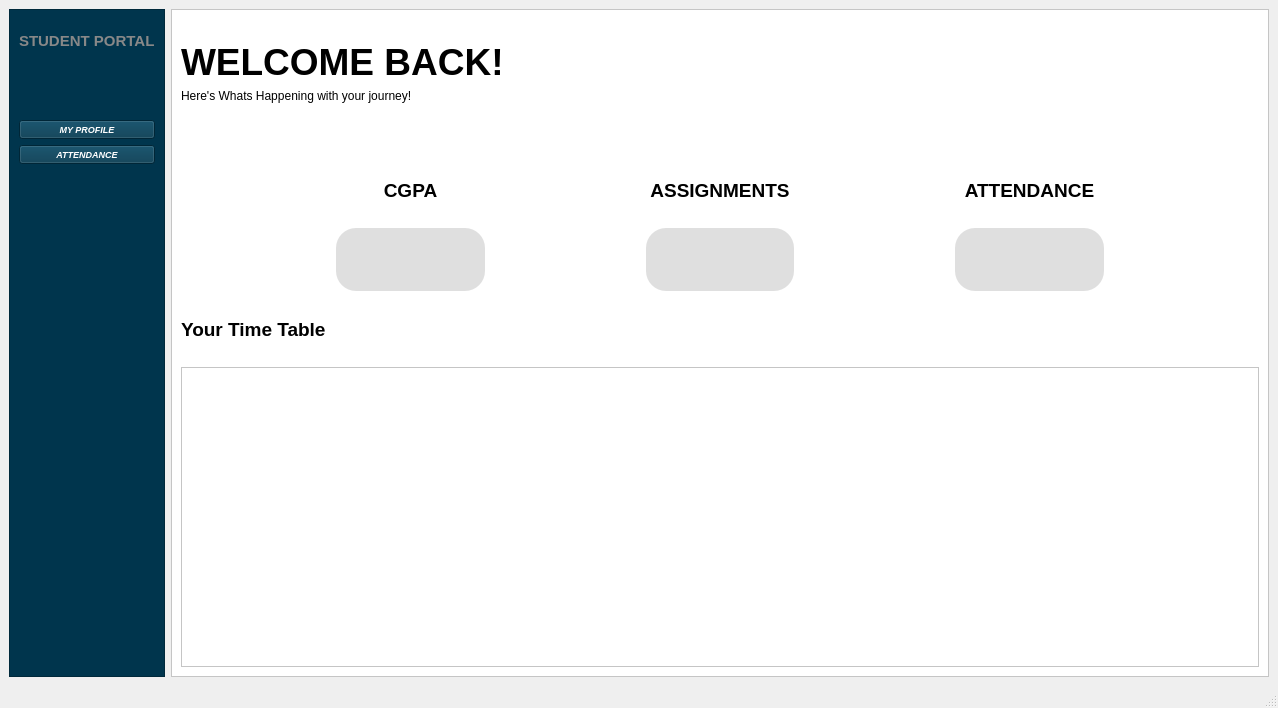
<?xml version="1.0" encoding="UTF-8"?>
<ui version="4.0">
 <class>Dashboard</class>
 <widget class="QMainWindow" name="Dashboard">
  <property name="geometry">
   <rect>
    <x>0</x>
    <y>0</y>
    <width>1278</width>
    <height>708</height>
   </rect>
  </property>
  <property name="windowTitle">
   <string>MainWindow</string>
  </property>
  <widget class="QWidget" name="centralwidget">
   <layout class="QHBoxLayout" name="horizontalLayout">
    <item>
     <widget class="QFrame" name="frame">
      <property name="maximumSize">
       <size>
        <width>160</width>
        <height>16777215</height>
       </size>
      </property>
      <property name="styleSheet">
       <string notr="true">background-color: rgb(0,53,77)</string>
      </property>
      <property name="frameShape">
       <enum>QFrame::Shape::StyledPanel</enum>
      </property>
      <property name="frameShadow">
       <enum>QFrame::Shadow::Raised</enum>
      </property>
      <layout class="QVBoxLayout" name="verticalLayout">
       <item>
        <widget class="QLabel" name="label">
         <property name="font">
          <font>
           <pointsize>11</pointsize>
           <bold>true</bold>
          </font>
         </property>
         <property name="styleSheet">
          <string notr="true">
color: rgb(136, 136, 136);</string>
         </property>
         <property name="text">
          <string>STUDENT PORTAL</string>
         </property>
         <property name="scaledContents">
          <bool>true</bool>
         </property>
        </widget>
       </item>
       <item>
        <widget class="QLabel" name="label_2">
         <property name="text">
          <string/>
         </property>
        </widget>
       </item>
       <item>
        <widget class="QPushButton" name="pushButton">
         <property name="font">
          <font>
           <pointsize>7</pointsize>
           <italic>true</italic>
           <bold>true</bold>
          </font>
         </property>
         <property name="styleSheet">
          <string notr="true">background-color: rgb(0,53,77);
color:rgb(255, 255, 255)</string>
         </property>
         <property name="text">
          <string>MY PROFILE</string>
         </property>
        </widget>
       </item>
       <item>
        <widget class="QPushButton" name="pushButton_3">
         <property name="font">
          <font>
           <pointsize>7</pointsize>
           <italic>true</italic>
           <bold>true</bold>
          </font>
         </property>
         <property name="styleSheet">
          <string notr="true">background-color: rgb(0,53,77);
color:rgb(255, 255, 255)</string>
         </property>
         <property name="text">
          <string>ATTENDANCE</string>
         </property>
        </widget>
       </item>
       <item>
        <widget class="QLabel" name="label_3">
         <property name="text">
          <string/>
         </property>
        </widget>
       </item>
       <item>
        <widget class="QLabel" name="label_8">
         <property name="text">
          <string/>
         </property>
        </widget>
       </item>
       <item>
        <widget class="QLabel" name="label_11">
         <property name="text">
          <string/>
         </property>
        </widget>
       </item>
       <item>
        <widget class="QLabel" name="label_4">
         <property name="text">
          <string/>
         </property>
        </widget>
       </item>
       <item>
        <widget class="QLabel" name="label_5">
         <property name="text">
          <string/>
         </property>
        </widget>
       </item>
       <item>
        <widget class="QLabel" name="label_6">
         <property name="text">
          <string/>
         </property>
        </widget>
       </item>
       <item>
        <widget class="QLabel" name="label_16">
         <property name="text">
          <string/>
         </property>
        </widget>
       </item>
       <item>
        <widget class="QLabel" name="label_15">
         <property name="text">
          <string/>
         </property>
        </widget>
       </item>
       <item>
        <widget class="QLabel" name="label_9">
         <property name="text">
          <string/>
         </property>
        </widget>
       </item>
       <item>
        <widget class="QLabel" name="label_10">
         <property name="text">
          <string/>
         </property>
        </widget>
       </item>
      </layout>
     </widget>
    </item>
    <item>
     <widget class="QFrame" name="frame_2">
      <property name="styleSheet">
       <string notr="true">background-color: rgb(255, 255, 255);</string>
      </property>
      <property name="frameShape">
       <enum>QFrame::Shape::StyledPanel</enum>
      </property>
      <property name="frameShadow">
       <enum>QFrame::Shadow::Raised</enum>
      </property>
      <layout class="QVBoxLayout" name="verticalLayout_2">
       <item>
        <widget class="QLabel" name="label_7">
         <property name="font">
          <font>
           <pointsize>28</pointsize>
           <bold>true</bold>
          </font>
         </property>
         <property name="text">
          <string>WELCOME BACK!</string>
         </property>
         <property name="alignment">
          <set>Qt::AlignmentFlag::AlignBottom|Qt::AlignmentFlag::AlignLeading|Qt::AlignmentFlag::AlignLeft</set>
         </property>
        </widget>
       </item>
       <item>
        <widget class="QLabel" name="label_12">
         <property name="text">
          <string>Here's Whats Happening with your journey!</string>
         </property>
         <property name="alignment">
          <set>Qt::AlignmentFlag::AlignLeading|Qt::AlignmentFlag::AlignLeft|Qt::AlignmentFlag::AlignTop</set>
         </property>
        </widget>
       </item>
       <item>
        <layout class="QHBoxLayout" name="horizontalLayout_3">
         <item>
          <widget class="QLabel" name="label_26">
           <property name="text">
            <string/>
           </property>
          </widget>
         </item>
         <item>
          <widget class="QLabel" name="label_25">
           <property name="font">
            <font>
             <pointsize>14</pointsize>
             <bold>true</bold>
            </font>
           </property>
           <property name="text">
            <string>CGPA</string>
           </property>
           <property name="alignment">
            <set>Qt::AlignmentFlag::AlignCenter</set>
           </property>
          </widget>
         </item>
         <item>
          <widget class="QLabel" name="label_22">
           <property name="text">
            <string/>
           </property>
          </widget>
         </item>
         <item>
          <widget class="QLabel" name="label_20">
           <property name="font">
            <font>
             <pointsize>14</pointsize>
             <bold>true</bold>
            </font>
           </property>
           <property name="text">
            <string>ASSIGNMENTS</string>
           </property>
           <property name="alignment">
            <set>Qt::AlignmentFlag::AlignCenter</set>
           </property>
          </widget>
         </item>
         <item>
          <widget class="QLabel" name="label_13">
           <property name="text">
            <string/>
           </property>
          </widget>
         </item>
         <item>
          <widget class="QLabel" name="label_14">
           <property name="font">
            <font>
             <pointsize>14</pointsize>
             <bold>true</bold>
            </font>
           </property>
           <property name="text">
            <string>ATTENDANCE</string>
           </property>
           <property name="alignment">
            <set>Qt::AlignmentFlag::AlignCenter</set>
           </property>
          </widget>
         </item>
         <item>
          <widget class="QLabel" name="label_19">
           <property name="text">
            <string/>
           </property>
          </widget>
         </item>
        </layout>
       </item>
       <item>
        <layout class="QHBoxLayout" name="horizontalLayout_2">
         <item>
          <widget class="QLabel" name="label_23">
           <property name="text">
            <string/>
           </property>
          </widget>
         </item>
         <item>
          <widget class="QLabel" name="lblCGPAValue">
           <property name="maximumSize">
            <size>
             <width>500</width>
             <height>500</height>
            </size>
           </property>
           <property name="font">
            <font>
             <pointsize>14</pointsize>
             <bold>true</bold>
            </font>
           </property>
           <property name="styleSheet">
            <string notr="true">border-radius:20px;
background-color: rgb(223, 223, 223);</string>
           </property>
           <property name="text">
            <string/>
           </property>
           <property name="alignment">
            <set>Qt::AlignmentFlag::AlignCenter</set>
           </property>
          </widget>
         </item>
         <item>
          <widget class="QLabel" name="label_21">
           <property name="text">
            <string/>
           </property>
          </widget>
         </item>
         <item>
          <widget class="QLabel" name="lblassignmentcount">
           <property name="maximumSize">
            <size>
             <width>500</width>
             <height>500</height>
            </size>
           </property>
           <property name="font">
            <font>
             <pointsize>14</pointsize>
             <bold>true</bold>
            </font>
           </property>
           <property name="styleSheet">
            <string notr="true">border-radius:20px;
background-color: rgb(223, 223, 223);</string>
           </property>
           <property name="text">
            <string/>
           </property>
           <property name="alignment">
            <set>Qt::AlignmentFlag::AlignCenter</set>
           </property>
          </widget>
         </item>
         <item>
          <widget class="QLabel" name="label_18">
           <property name="text">
            <string/>
           </property>
          </widget>
         </item>
         <item>
          <widget class="QLabel" name="lblattendancecount">
           <property name="maximumSize">
            <size>
             <width>500</width>
             <height>500</height>
            </size>
           </property>
           <property name="font">
            <font>
             <pointsize>14</pointsize>
             <bold>true</bold>
            </font>
           </property>
           <property name="styleSheet">
            <string notr="true">border-radius:20px;
background-color: rgb(223, 223, 223);</string>
           </property>
           <property name="text">
            <string/>
           </property>
           <property name="alignment">
            <set>Qt::AlignmentFlag::AlignCenter</set>
           </property>
          </widget>
         </item>
         <item>
          <widget class="QLabel" name="label_24">
           <property name="text">
            <string/>
           </property>
          </widget>
         </item>
        </layout>
       </item>
       <item>
        <widget class="QLabel" name="label_17">
         <property name="font">
          <font>
           <pointsize>14</pointsize>
           <bold>true</bold>
          </font>
         </property>
         <property name="text">
          <string>Your Time Table</string>
         </property>
        </widget>
       </item>
       <item>
        <widget class="QTableWidget" name="timetablewidget">
         <property name="maximumSize">
          <size>
           <width>16777215</width>
           <height>300</height>
          </size>
         </property>
        </widget>
       </item>
      </layout>
     </widget>
    </item>
   </layout>
  </widget>
  <widget class="QMenuBar" name="menubar">
   <property name="geometry">
    <rect>
     <x>0</x>
     <y>0</y>
     <width>1278</width>
     <height>26</height>
    </rect>
   </property>
  </widget>
  <widget class="QStatusBar" name="statusbar"/>
 </widget>
 <resources/>
 <connections/>
</ui>
